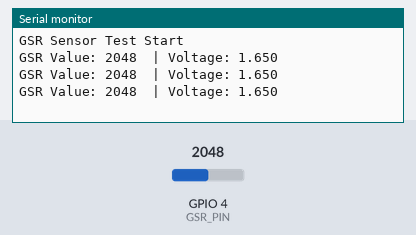
Recording of a sketch running on a simulated ESP32-C3. Parts: the last lines printed to the serial monitor. The inputs (shaded band) are chosen by the test bench; at power-on: GPIO 4 (GSR_PIN) = 2048.

Above: at 2.2 s.
2.3 s: GPIO 4 (GSR_PIN) set to 2866
At 2.9 s:
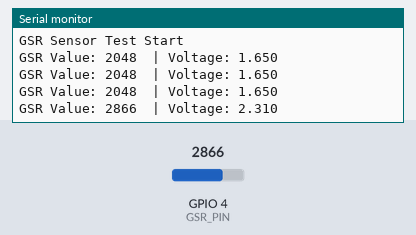
3.8 s: GPIO 4 (GSR_PIN) set to 3603
At 4.4 s:
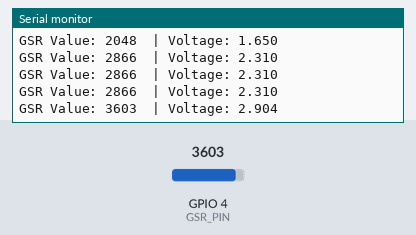
Timing chart, 0 to 6.8 s (numbered marks = the images above; inputs shaded):
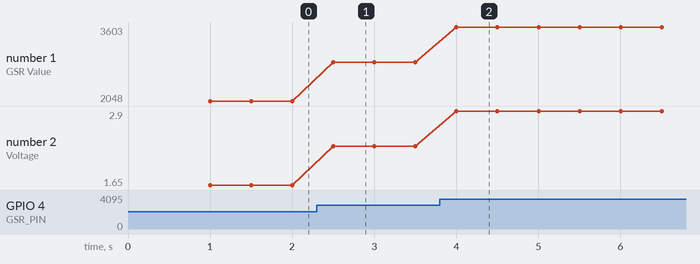

Measured:
- after the input at 2.3 s, the serial monitor: prints a new line after 0.20 s (image 1)
- after the input at 3.8 s, the serial monitor: prints a new line after 0.20 s (image 2)
- plotted number 1: 2048 → 2866 after the input at 2.3 s, 2866 → 3603 after the input at 3.8 s
- plotted number 2: 1.65 → 2.31 after the input at 2.3 s, 2.31 → 2.9 after the input at 3.8 s

The sketch:

gsr.ino
```cpp
#include <Arduino.h>

// Define GSR pin (use an ADC pin on ESP32-C3, e.g., GPIO4 or GPIO5)
// GPIO6 and GPIO7 are for I2C – better avoid those for analog
#define GSR_PIN 4

void setup() {
  Serial.begin(115200);
  delay(1000);
  Serial.println("GSR Sensor Test Start");
}

void loop() {
  int gsrValue = analogRead(GSR_PIN);   // Read analog value from GSR
  float voltage = (gsrValue / 4095.0) * 3.3; // Convert to voltage (0–3.3V)

  Serial.print("GSR Value: ");
  Serial.print(gsrValue);
  Serial.print("  | Voltage: ");
  Serial.println(voltage, 3);

  delay(500); // Small delay for readability
}
```
